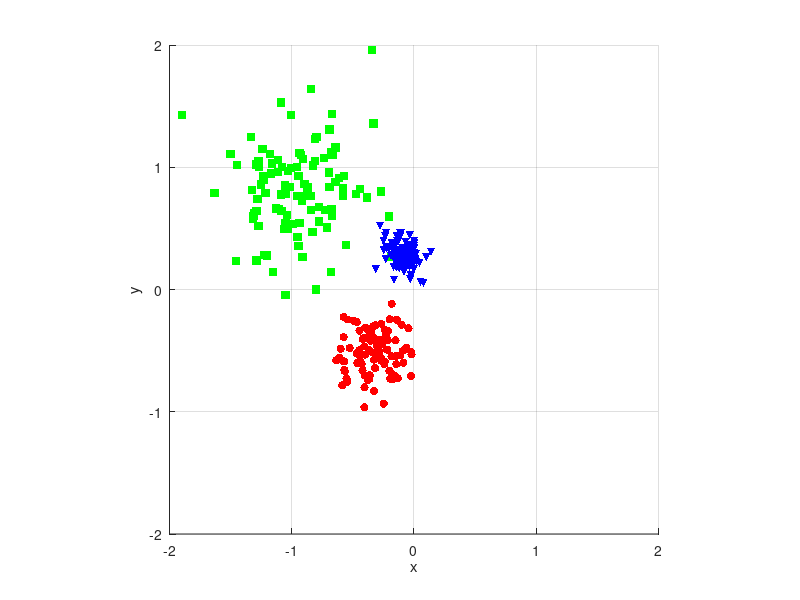

Here is the MATLAB script that generated this plot: (Note: this script raises an error after producing the figure.)
#!/usr/bin/octave-cli

## (C) 2020 Pablo Alvarado
## SoftMax example

close all;
pkg load statistics;

##################################
## Construct some training data ##
##################################

k=5;   ## Number of classes
mk=100; ## Number of training points per class
m=k*mk;

rand("seed",123);
centers = 2*rand(k,2) - 1; ## Centers of each class

## Compute distances between all centers
dm = squareform( pdist(centers) ) + eye(k,k)*100;
mdm = min(dm);

X = [];
y = [];
for i=1:k ## For each class 
  X = [X;mvnrnd(centers(i,:),eye(2,2)*(mdm(i)/3)^2,mk)]; ## Concat new points
  y = [y;ones(mk,1)*i]; ## and label them with the corresponding class
endfor

X = [ones(rows(X),1) X]; ## Prefix them with the bias term (ones)

## Plot the data
figure(1,"name","All classes"); hold off;

colors={"r";"g";"b";"m";"c";"k"};
markers={"o";"s";"v";"*";"x";"+"};

scatter(X(y==1,2),X(y==1,3),colors{1},markers{1},"filled");
hold on;
for kk=2:k
  scatter(X(y==kk,2),X(y==kk,3),colors{kk},markers{kk},"filled");
endfor

grid on;
daspect([1,1,1]);
axis([-2,2,-2,2]);
xlabel("x");
ylabel("y");

####################################################
## Softmax regression with batch gradient descent ##
####################################################

## Now to the logistic regression with (batch) gradient descent
## X design matrix with data in its rows
## Theta parameter matrix, with parameters for each class in its columns
function val = hypothesis(X,Theta)
  val=exp( Theta'*X' );
  nor=sum(val) + ones(1,columns(val)); ## the ones 'cause exp(0) for k
  val = val ./ nor;
endfunction

threshold=0.00001; ## Stop criterion
delta=1;
if (~exist("Theta","var") || ~prod(size(Theta) == [3,k-1]) )
  Theta=zeros(3,k-1); ## For simplicity we will carry the k-th
endif

Theta
fflush(stdout);

## column
  
alpha = 0.00015/m;

allT=eye(k-1,k);

iteration=0;
while(delta>threshold)
  h = hypothesis(X,Theta); ## Hypothesis
  grad = [ (allT(:,y)-h)*X ]; ## Gradient estimation
  last = Theta;
  Theta = last + alpha * grad'; ## Step
  delta = sqrt(max(sum((Theta-last).^2))); ## worst class defines the error

  if (mod(iteration,2000)==0) 
    printf("[%i] delta: %d   \r",iteration,delta);
    fflush(stdout);
  endif
  
  ++iteration;
endwhile
printf("delta: %d              \n",delta);

## Create an image, where the color of the pixel is created by
## combining a bunch of colors representing each class, and the
## mixture is made with the probabilities.

x=linspace(-1,1,256);
[GX,GY]=meshgrid(x,x);
FX = [ones(size(GX(:)),1) GX(:) GY(:)];
FZ = hypothesis(FX,Theta);
FZ = [FZ; ones(1,columns(FZ))-sum(FZ)]; ## Append the last probability

## A figure with the winners
[maxprob,maxk]=max(FZ);

figure(k+2,"name","Winner classes");

winner=flip(uint8(reshape(maxk,size(GX))),1);
cmap = [0,0,0; 1,0,0; 0,1,0; 0,0,1; 0.5,0,0.5; 0,0.5,0.5; 0.5,0.5,0.0];
wimg=ind2rgb(winner,cmap);
imshow(wimg);

## A figure with the weighted winners
figure(k+3,"name","Softmax classes");

ccmap = cmap(2:1+k,:);
cwimg = ccmap'*FZ;

redChnl   = reshape(cwimg(1,:),size(GX));
greenChnl = reshape(cwimg(2,:),size(GX));
blueChnl  = reshape(cwimg(3,:),size(GX));

mixed = flip(cat(3,redChnl,greenChnl,blueChnl),1);
imshow(mixed);


## Show the output probability for each class separately
for (kk=1:k)
  figure(kk+1,"name",cstrcat("Class ",num2str(kk)));
  hold off;

  x=-1.5:0.05:1;
  [GX,GY]=meshgrid(x,x);
  FX = [ones(size(GX(:)),1) GX(:) GY(:)];
  FZ = hypothesis(FX,Theta);
  FZ = [FZ; ones(1,columns(FZ))-sum(FZ)]; ## Add the last probability
  GZ = reshape(FZ(kk,:),size(GX));
  surface(GX,GY,GZ);
  daspect([1,1,1]);
  hold on;
  
  scatter3(X(y==kk,2),X(y==kk,3),y(y==kk)/kk,
           [],colors{kk},markers{kk},"filled");
  scatter3(X(y!=kk,2),X(y!=kk,3),y(y!=kk)*0,
           [],"k","+","filled");

  xlabel("x");
  ylabel("y");
endfor;
